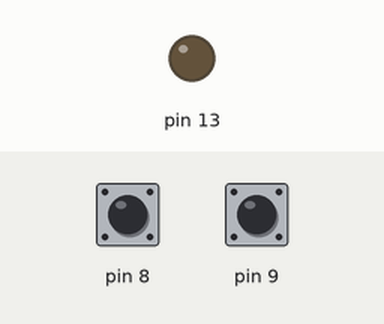
Bench run of a sketch on a simulated Arduino Uno, built with avr-gcc and run on an emulated ATmega328P. Parts: output pins drawn as LEDs (lit = HIGH). The test bench sets the inputs (shaded band); at power-on: pin 8 HIGH, pin 9 HIGH.

Above: at 1.2 s.
1.3 s: pin 8 pulled LOW for 0.15 s
At 1.6 s:
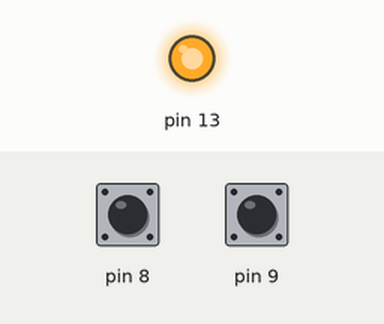
2.9 s: pin 9 pulled LOW for 0.15 s
At 4.0 s:
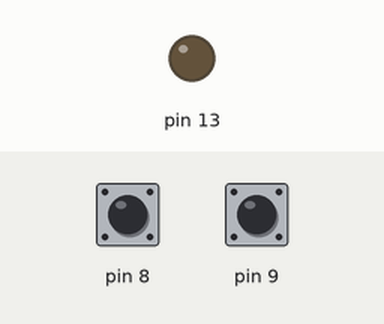
4.5 s: pin 8 pulled LOW for 1 s
At 5.2 s:
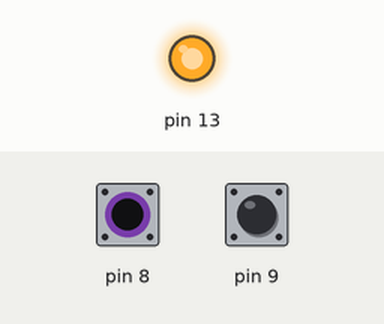
Timing chart, 0 to 7.5 s (numbered marks = the images above; inputs shaded):
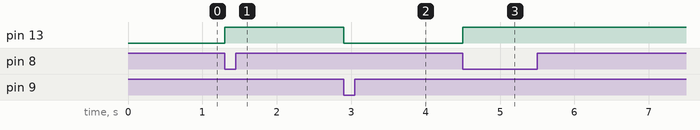

Measured:
- after the input at 1.3 s, pin 13: LOW → HIGH at once
- after the input at 2.9 s, pin 13: HIGH → LOW at once
- after the input at 4.5 s, pin 13: LOW → HIGH at once

The sketch:

1-ikiButon.ino
```cpp
boolean buton1,buton2;
void setup() {
  pinMode(8,INPUT_PULLUP);
  pinMode(9,INPUT_PULLUP);
  pinMode(13,OUTPUT);
}
void loop() {
  buton1=digitalRead(8);
  buton2=digitalRead(9);
  if(buton1==LOW)
  {
    digitalWrite(13,HIGH);
  }
  if(buton2==LOW)
  {
    digitalWrite(13,LOW);
  }
}
```
